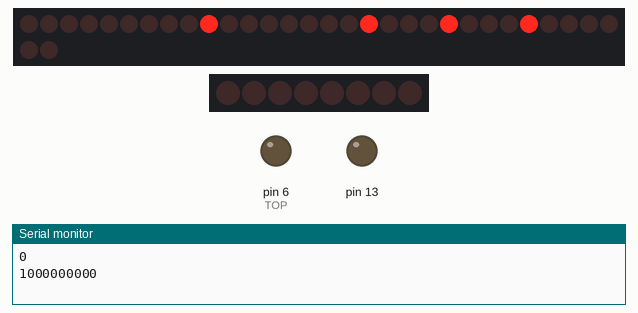
Recording of a sketch running on a simulated Arduino Mega 2560, built with avr-gcc and run on an emulated ATmega2560. Shown: 32 shift-register outputs drawn as a row of LEDs (first output left, lit = HIGH), 8 shift-register outputs drawn as a row of LEDs (first output left, lit = HIGH), output pins drawn as LEDs (lit = HIGH), the last lines printed to the serial monitor. Wiring (inferred from the names in the program): 4 × shift register (74HC595): data pin 9; shift clock pin 11; latch pin 10; shift register (74HC595): data pin 3; shift clock pin 5. Wiring (inferred from the signals the program sends): 2 × row of LEDs: on Q0, Q1, Q2, Q3, Q4, Q5, Q6, Q7, Q8, Q9, Q10, Q11, Q12, Q13, Q14, Q15, Q16, Q17, Q18, Q19, Q20, Q21, Q22, Q23, Q24, Q25, Q26, Q27, Q28, Q29, Q30, Q31 / on Q0, Q1, Q2, Q3, Q4, Q5, Q6, Q7. Pins used as bus, display or sensor lines are not drawn.

Above: at 0.07 s.
At 0.32 s:
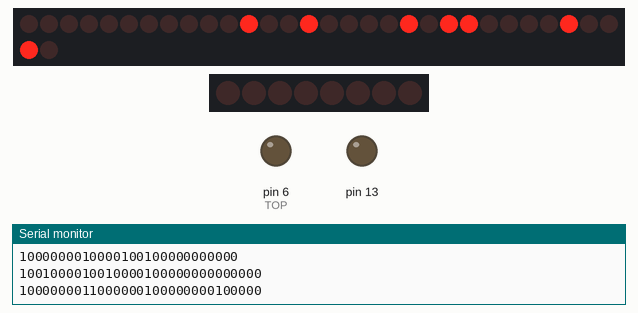
At 0.95 s:
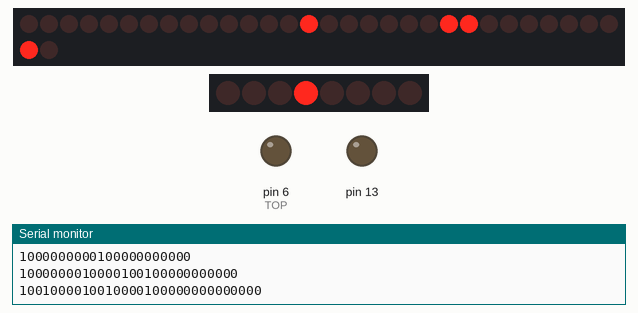
At 1.29 s:
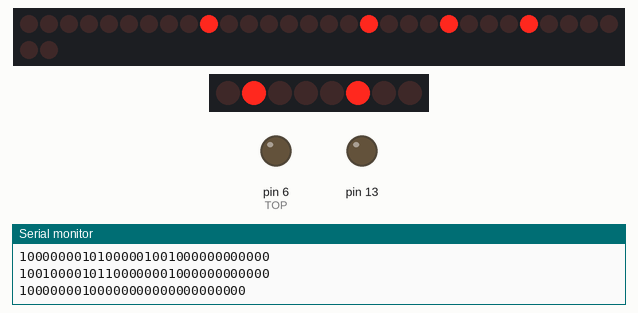
At 1.6 s:
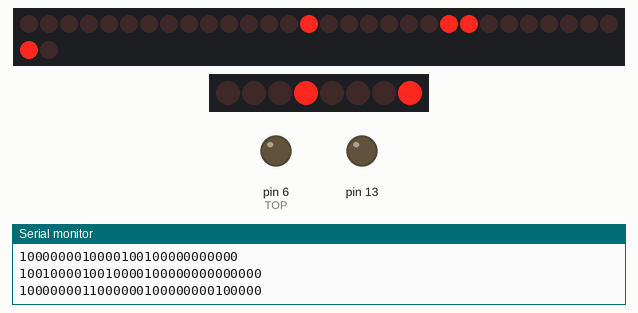
At 2.54 s:
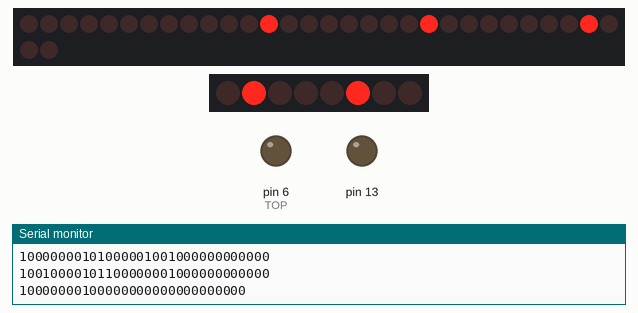
Timing chart, 0 to 3.0 s (numbered marks = the images above):
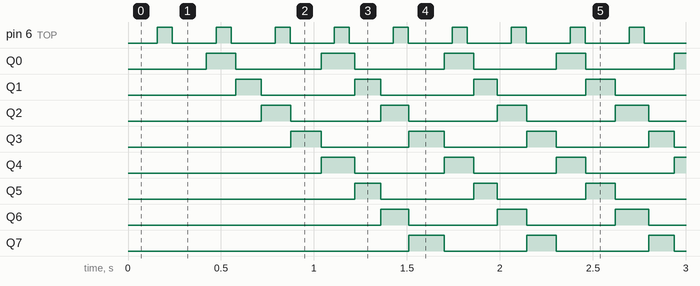

Measured:
- by itself, pin 6 (TOP): alternates HIGH for 0.08 s and LOW for 0.24 s
- by itself, Q0, Q4: alternates HIGH for 0.16 s and LOW for 0.47 s
- by itself, Q1, Q5: alternates HIGH for 0.14 s and LOW for 0.50 s
- by itself, Q2, Q3, Q6, Q7: alternates HIGH for 0.16 s and LOW for 0.48 s

The sketch:

One_Dot.ino
```cpp
#define ON HIGH
#define OFF LOW

//clock, latch, data (loner on arduino)
const int clockPin = 11;
const int latchPin = 10;
const int dataPin = 9;

const int TOP = 6;
const int MID = 5;
const int BOT = 3;

const int RED = 1;
const int BLUE = 2;
const int GREEN = 4;

char inputString[2];

void setup() {
  //set pins to output because they are addressed in the main loop
  pinMode(latchPin, OUTPUT);
  pinMode(dataPin, OUTPUT);
  pinMode(clockPin, OUTPUT);

  //Each row on the LED cube
  pinMode(BOT, OUTPUT);
  pinMode(MID, OUTPUT);
  pinMode(TOP, OUTPUT);

  //LED on arduino and pin out
  pinMode(13, OUTPUT);

  Serial.begin(9600);
  //Serial.println("reset");
}

void loop() {
  // pause between LED:
  //digitalWrite(13,ON);
  //delay(10);
  //digitalWrite(13,OFF);
  //delay(10);

  int t = 75;
  int loc = 1;
  int color1 = GREEN | BLUE | RED;
  int color2 = GREEN;

  registerWrite(loc+3, OFF, color1, MID);
  registerWrite(loc, ON, color1, BOT);
  registerWrite(5, ON, color2, BOT);
  //registerWrite(loc+1, OFF, GREEN, MID);
  //registerWrite(loc+2, OFF, RED, TOP);
  delay(t);

  registerWrite(loc, OFF, color1, BOT);
  registerWrite(loc+1, ON, color1, MID);
  registerWrite(5, OFF, color2, BOT);
  registerWrite(5, ON, color2, MID);
  //registerWrite(loc+2, OFF, RED, TOP);
  delay(t);

  //registerWrite(loc, OFF, BLUE, BOT);
  registerWrite(loc+1, OFF, color1, MID);
  registerWrite(loc+2, ON, color1, TOP);
  registerWrite(5, ON, color2, TOP);
  registerWrite(5, OFF, color2, MID);
  delay(t);

  registerWrite(loc+5, ON, color1, MID);
  registerWrite(loc+2, OFF, color1, TOP);
  registerWrite(5, OFF, color2, TOP);
  registerWrite(5, ON, color2, MID);
  delay(t);

  registerWrite(loc+8, ON, color1, BOT);
  registerWrite(loc+5, OFF, color1, MID);
  registerWrite(5, OFF, color2, MID);
  registerWrite(5, ON, color2, BOT);
  delay(t);

  registerWrite(loc+7, ON, color1, MID);
  registerWrite(loc+8, OFF, color1, BOT);
  registerWrite(5, OFF, color2, BOT);
  registerWrite(5, ON, color2, MID);
  delay(t);

  registerWrite(loc+6, ON, color1, TOP);
  registerWrite(loc+7, OFF, color1, MID);
  registerWrite(5, OFF, color2, MID);
  registerWrite(5, ON, color2, TOP);
  delay(t);

  registerWrite(loc+3, ON, color1, MID);
  registerWrite(loc+6, OFF, color1, TOP);
  registerWrite(5, OFF, color2, TOP);
  delay(t);


  /*for(int color = 1; color < 8; color*=2){
  // iterate over the 16 outputs of the two shift registers
    for (thisLed = 0; thisLed < 10; thisLed+=4) {
      // write data to the shift registers:
      registerWrite(thisLed, ON, color, BOT);
      // if this is not the first LED, turn off the previous LED:
      if (thisLed > 0) {
        registerWrite(thisLed - 4, OFF, color, BOT);
      }
      // if this is  the first LED, turn off the highest LED:
      else {
        registerWrite(10, OFF, color, BOT);
      }
      // pause between LEDs:
      digitalWrite(13,ON);
      delay(100);
      digitalWrite(13,OFF);
      delay(100);
    }
  }*/
}


// This method sends bits to the shift registers
// PARAM: LED Locatoin (0-9), ON, OFF, RED, GREEN, BLUE
void registerWrite(int location, int whichState, int color, int row) {
  int whichPin;
  location--;
  location = location%10;

  rowWrite(row, whichState);
    // the bits you want to send. Use an unsigned int,
  // so you can use all 16 bits:
  static unsigned long int bitsToSend = 0;

  if((color & RED) == RED){
 // Red Color
  if(location == 0) whichPin=9;
  else if(location < 7) whichPin = 9 + location;
  else if(location == 7) whichPin = 8;
  else if(location == 8) whichPin = 5;
  else return;

  // turn on the next highest bit in bitsToSend:
  bitWrite(bitsToSend, whichPin, whichState);
  Serial.println(bitsToSend, BIN);
   }

  if((color & GREEN) == GREEN){
  //Green Color
  if(location == 0) whichPin=17;
  else if(location < 7) whichPin = 17 +location;
  else if(location == 7) whichPin = 16;
  else if(location == 8) whichPin = 7;
  else return;

  // turn on the next highest bit in bitsToSend:
  bitWrite(bitsToSend, whichPin, whichState);
  //Serial.println(bitsToSend, BIN);
  }

  if((color & BLUE) == BLUE){
    //Blue
  if(location == 0) whichPin=25;
  else if(location < 7) whichPin = 25 + location;
  else if(location == 7) whichPin = 24;
  else if(location == 8) whichPin = 6;
  else return;

  // turn on the next highest bit in bitsToSend:
  bitWrite(bitsToSend, whichPin, whichState);
  //Serial.println(bitsToSend, BIN);
  }

  // turn off the output so the pins don't light up
  // while you're shifting bits:
  digitalWrite(latchPin, LOW);

  // break the bits into two bytes, one for
  // the first register and one for the second:
  byte registerOne = (bitsToSend & 0xff000000) >> 24;
  byte registerTwo = (bitsToSend & 0xff0000) >> 16;
  byte registerThree = (bitsToSend & 0xff00) >> 8;
  byte registerFour  = bitsToSend & 0xff;
  // shift the bytes out:
  shiftOut(dataPin, clockPin, MSBFIRST, ~registerOne); //Blue
  shiftOut(dataPin, clockPin, MSBFIRST, ~registerTwo); //Green
  shiftOut(dataPin, clockPin, MSBFIRST, ~registerThree); //Red
  shiftOut(dataPin, clockPin, MSBFIRST, ~registerFour); // 5-Red, 6-Blue, 7-Green

  // turn on the output so the LEDs can light up:
  digitalWrite(latchPin, HIGH);
}

void rowWrite(int row, int state){
  if(state == ON){ digitalWrite(row, ON);}
   else{ digitalWrite(row, OFF); }
}
```
